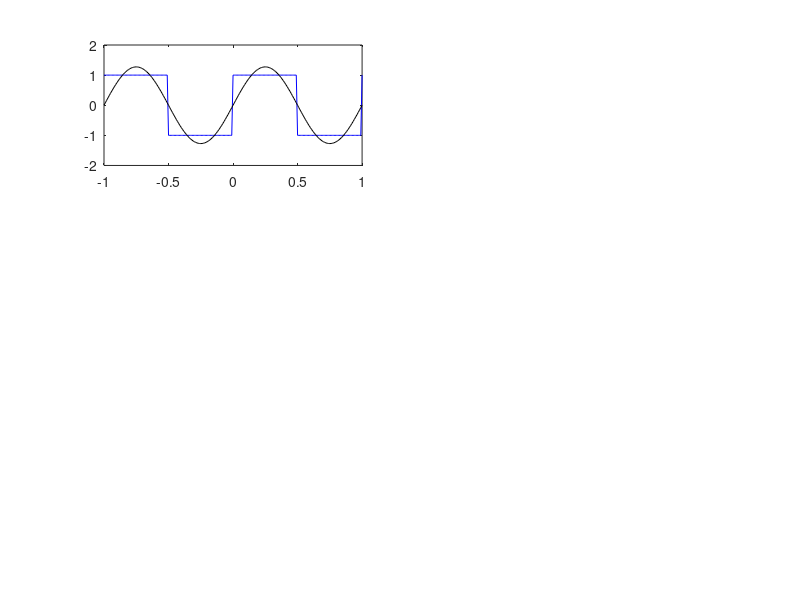

Write MATLAB code to recreate this figure. (Note: this script raises an error after producing the figure.)
close all;
    x= -1:0.01:1;
    y =square(2 * pi * x);
    count = 1;
    
    for z = [1, 3, 5, 10, 50, 500]
       disp(z);
       
        subplot(3,2,count);
        y1 = 0;
       
        for k =[1:2:z*2]   
        y1 = y1 + (4/pi * (sin(2*pi*k*x))/k);
        
        i=i+1;
        end
            
        plot(x,y,'b');
        hold on;
        plot(x,y1,'k');
        count=count+1;
        axis([-1,1,-2,2]);
        title("Approximation with " +z+ " sine functions");
    end
     